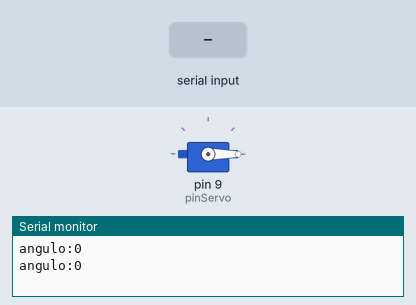
A sketch run on a simulated Arduino Uno, built with avr-gcc and run on an emulated ATmega328P. On the bench: servo, the last lines printed to the serial monitor. The inputs (shaded band) are chosen by the test bench.

Above: at 1.2 s.
1.3 s: "90,45\n" received over Serial
At 3.8 s:
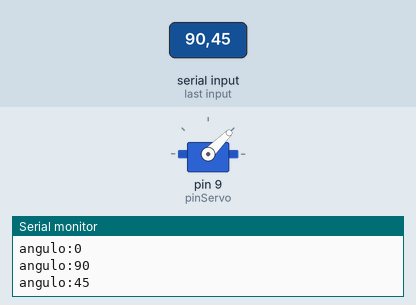
4.3 s: "30,150\n" received over Serial
At 5.7 s:
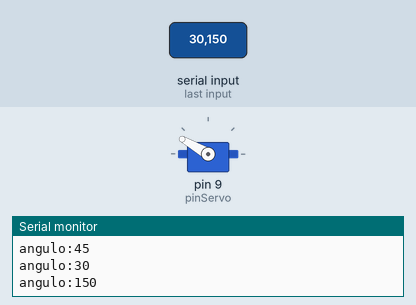
6.8 s: "200\n" received over Serial
At 8.0 s:
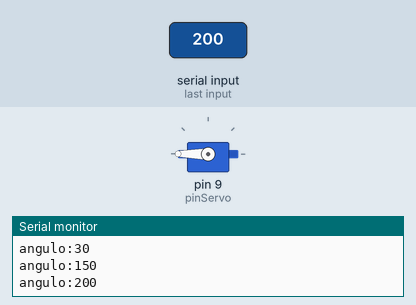
9.8 s: "90\n" received over Serial
At 10.3 s:
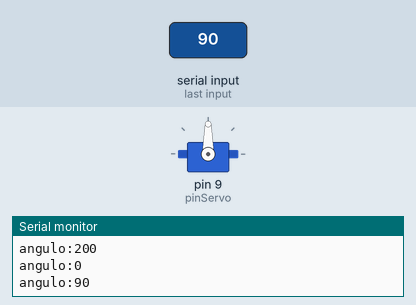
Timing chart, 0 to 13.3 s (numbered marks = the images above; inputs shaded):
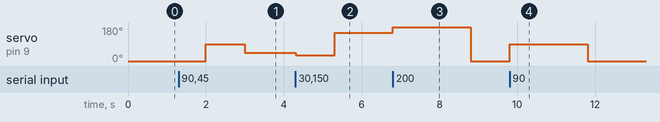

The sketch:

Angulo_do_motor.ino
```cpp
//para usar digitando o ângulo


#include <Servo.h>

#define pinServo 9

Servo servo1;
int grau = 0;

void setup() {
  servo1.attach(pinServo);
  Serial.begin(9600);
}

void loop() {

if (Serial.available() > 0) {

  grau = Serial.parseInt();

  }

 servo1.write(grau);
 Serial.print("angulo:");
 Serial.println(grau);
 delay(1000);
}
```

Measured:
- after the input at 1.3 s, servo on pin 9 (pinServo): 0° → 90° after 0.70 s, → 45° 1.0 s later
- after the input at 4.3 s, servo on pin 9 (pinServo): 45° → 30° at once, → 150° 1.0 s later
- after the input at 6.8 s, servo on pin 9 (pinServo): 150° → 180° at once, → 0° 2.0 s later
- after the input at 9.8 s, servo on pin 9 (pinServo): 0° → 90° at once, → 0° 2.0 s later
